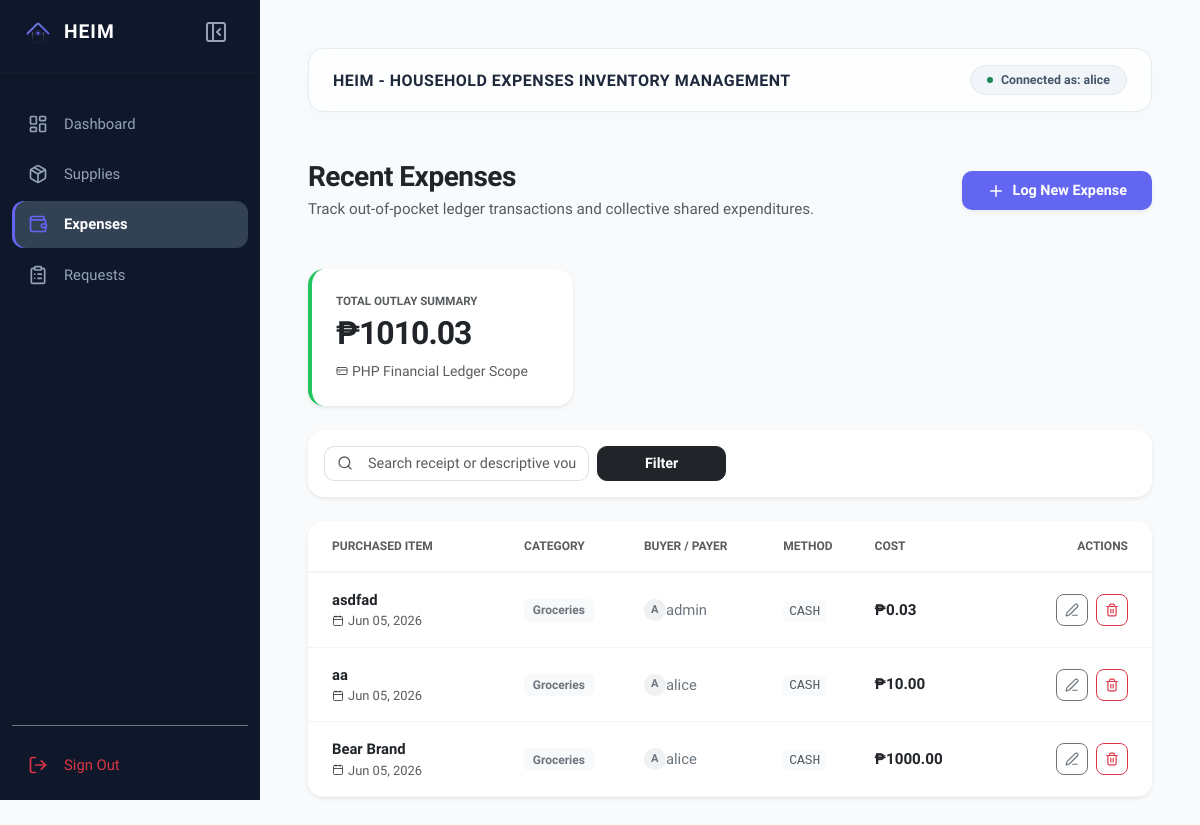
The app's page /expenses/ (signed in), older data.
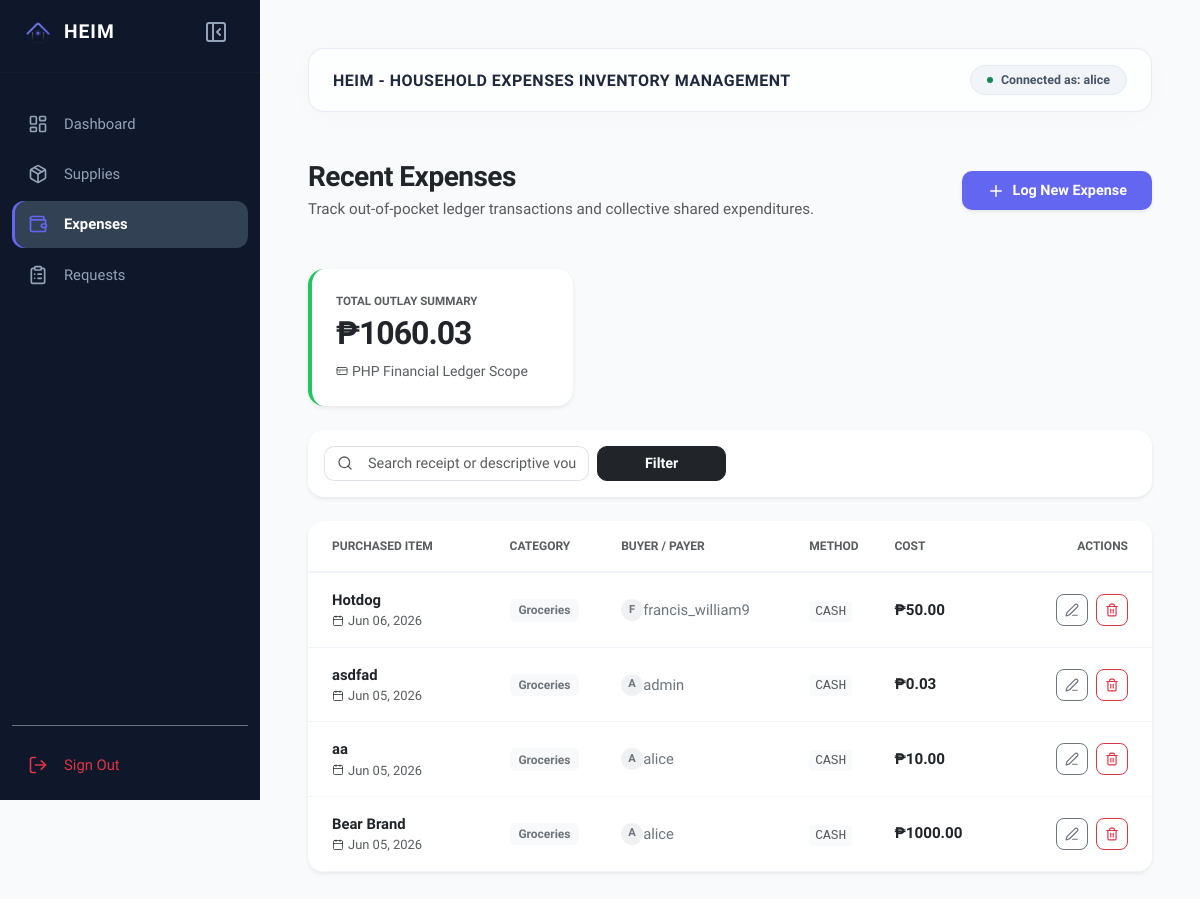
The same page, newer data.
### household/models.py (models this page shows, shortened)
class OutOfPocketTransaction(models.Model):
    CATEGORY_CHOICES = [
        ('Groceries', 'Groceries'),
        ('Medicines', 'Medicines & Medical'),
        ('Utilities', 'Utilities & Bills'),
        ('Maintenance', 'Home Maintenance'),
        ('Other', 'Other Household Misc'),
    ]
    METHOD_CHOICES = [
        ('Cash', 'Cash'),
        ('Credit Card', 'Credit Card'),
        ('Debit Card', 'Debit Card'),
        ('Digital Wallet', 'Digital Wallet / QR'),
    ]
    item_name = models.CharField(max_length=200)
    amount = models.DecimalField(max_digits=10, decimal_places=2)
    transaction_date = models.DateTimeField(auto_now_add=True)
    category = models.CharField(max_length=50, choices=CATEGORY_CHOICES, default='Groceries')
    payment_method = models.CharField(max_length=50, choices=METHOD_CHOICES, default='Cash')
    payer = models.ForeignKey(User, on_delete=models.CASCADE, related_name='expenses')

### household/views.py (the view)
# urls.py: path('expenses/', ExpenseListView.as_view(), name='expense-list'),
class ExpenseListView(LoginRequiredMixin, ListView):
    model = OutOfPocketTransaction
    template_name = 'expenses/expense_list.html'
    context_object_name = 'expenses'
    paginate_by = 5
    def get_queryset(self):
        queryset = super().get_queryset()
        query = self.request.GET.get('q')
        if query:
            queryset = queryset.filter(item_name__icontains=query)
        return queryset.order_by('-transaction_date')
    def get_context_data(self, **kwargs):
        context = super().get_context_data(**kwargs)
        filtered_qs = self.get_queryset()
        context['grand_total'] = filtered_qs.aggregate(Sum('amount'))['amount__sum'] or 0.00
        return context

### templates/expenses/expense_list.html (shortened to what this page needs)
{% extends 'base.html' %}
{% load static %}
{% block content %}
<div class="container-fluid px-0 animate-fade-in">
    <div class="d-flex flex-column flex-md-row justify-content-between align-items-start align-items-md-center gap-3 mb-5">
        <div>
            <h3 class="mb-1 fw-bold text-dark" style="letter-spacing: -0.5px;">Recent Expenses</h3>
            <p class="text-muted mb-0" style="font-size: 0.95rem;">Track out-of-pocket ledger transactions and collective shared expenditures.</p>
        </div>
        <a href="{% url 'expense-create' %}" class="btn text-white px-4 py-2 d-flex align-items-center gap-2 shadow-sm" style="background-color: var(--accent-color); border-radius: 10px; font-weight: 600; font-size: 0.9rem;">
            <i data-lucide="plus" style="width: 18px; height: 18px;"></i> Log New Expense
        </a>
    </div>
    <div class="row g-4 mb-4">
        <div class="col-12 col-md-6 col-lg-4">
            <div class="card border-0 p-4 shadow-sm" style="background: white; border-radius: 16px; border-left: 4px solid #22c55e !important;">
                <span class="text-muted small text-uppercase fw-bold tracking-wider" style="font-size: 0.725rem;">Total Outlay Summary</span>
                <h2 class="fw-bold my-1 text-dark" style="letter-spacing: -1px;">₱{{ grand_total|default:"0.00"|floatformat:2 }}</h2>
                <small class="text-muted d-flex align-items-center gap-1 mt-1">
                    <i data-lucide="credit-card" style="width: 12px; height: 12px;"></i> PHP Financial Ledger Scope
                </small>
            </div>
        </div>
    </div>
    <div class="card border-0 p-3 mb-4 shadow-sm header-node" style="background: white;">
        <form method="GET" action="" class="row g-2">
            <div class="col-12 col-md-5 col-lg-4">
                <div class="input-group">
                    <span class="input-group-text bg-transparent border-end-0 text-muted" style="border-radius: 10px 0 0 10px;">
                        <i data-lucide="search" style="width: 16px; height: 16px;"></i>
                    </span>
                    <input type="text" name="q" class="form-control border-start-0 ps-1" placeholder="Search receipt or descriptive vouchers..." value="{{ request.GET.q }}" style="border-radius: 0 10px 10px 0; font-size: 0.9rem;">
                </div>
            </div>
            <div class="col-12 col-md-2">
                <button class="btn btn-dark w-100 fw-semibold px-3" type="submit" style="border-radius: 10px; font-size: 0.9rem;">Filter</button>
            </div>
        </form>
    </div>
    <div class="card border-0 shadow-sm" style="background: white; border-radius: 16px; overflow: hidden;">
        <div class="table-responsive">
            <table class="table table-hover align-middle mb-0" style="font-size: 0.925rem;">
                <thead>
                    <tr style="border-bottom: 2px solid #f1f5f9;">
                        <th class="text-uppercase tracking-wider fw-bold text-muted py-3 px-4" style="font-size: 0.75rem;">Purchased Item</th>
                        <th class="text-uppercase tracking-wider fw-bold text-muted py-3" style="font-size: 0.75rem;">Category</th>
                        <th class="text-uppercase tracking-wider fw-bold text-muted py-3" style="font-size: 0.75rem;">Buyer / Payer</th>
                        <th class="text-uppercase tracking-wider fw-bold text-muted py-3" style="font-size: 0.75rem;">Method</th>
                        <th class="text-uppercase tracking-wider fw-bold text-muted py-3" style="font-size: 0.75rem;">Cost</th>
                        <th class="text-uppercase tracking-wider fw-bold text-muted py-3 text-end px-4" style="font-size: 0.75rem;">Actions</th>
                    </tr>
                </thead>
                <tbody>
                    {% for item in expenses %}
                    <tr style="border-bottom: 1px solid #f1f5f9;">
                        <td class="py-3 px-4">
                            <div>
                                <span class="fw-semibold text-dark d-block mb-0.5">{{ item.item_name }}</span>
                                <small class="text-muted d-flex align-items-center gap-1">
                                    <i data-lucide="calendar" style="width: 12px; height: 12px;"></i> {{ item.transaction_date|date:"M d, Y" }}
                                </small>
                            </div>
                        </td>
                        <td class="py-3">
                            <span class="badge bg-light text-secondary border border-light px-2.5 py-1.5 font-medium" style="font-size: 0.75rem; border-radius: 6px;">{{ item.category }}</span>
                        </td>
                        <td class="text-secondary py-3">
                            <div class="d-flex align-items-center gap-1.5">
                                <div class="rounded-circle bg-secondary bg-opacity-10 d-flex align-items-center justify-content-center text-secondary" style="width: 22px; height: 22px; font-size: 0.7rem; font-weight: 700;">
                                    {{ item.payer.username|slice:":1"|upper }}
                                </div>
                                <span>{{ item.payer.username }}</span>
                            </div>
                        </td>
                        <td class="py-3"><span class="small font-monospace text-muted text-uppercase" style="background: #f8fafc; padding: 3px 6px; border-radius: 4px;">{{ item.payment_method }}</span></td>
                        <td class="py-3 fw-bold text-dark" style="font-size: 0.95rem;">₱{{ item.amount }}</td>
                        <td class="text-end py-3 px-4">
                            <div class="d-inline-flex gap-2">
                                <a href="{% url 'expense-edit' item.pk %}" class="btn btn-sm btn-outline-secondary d-flex align-items-center justify-content-center" style="width: 32px; height: 32px; border-radius: 8px;">
                                    <i data-lucide="edit-3" style="width: 14px; height: 14px;"></i>
                                </a>
                                <a href="{% url 'expense-delete' item.pk %}" class="btn btn-sm btn-outline-danger d-flex align-items-center justify-content-center" style="width: 32px; height: 32px; border-radius: 8px;">
                                    <i data-lucide="trash-2" style="width: 14px; height: 14px;"></i>
                                </a>
                            </div>
                        </td>
                    </tr>
                    {% endfor %}
                </tbody>
            </table>
        </div>
    </div>
</div>
{% endblock %}

### templates/base.html (shortened to what this page needs)
{% load static %}
<!DOCTYPE html>
<html lang="en">
<head>
    <link href="https://cdn.jsdelivr.net/npm/bootstrap@5.3.2/dist/css/bootstrap.min.css" rel="stylesheet">
</head>
<body>
    <aside class="sidebar" id="appSidebar">
        <div class="sidebar-header-row">
            <div class="brand-wrapper">
                <img src="{% static '/images/heim_logo.png' %}" alt="Heim Logo" width="28" height="28" style="object-fit: contain;">
                <span class="brand-title">HEIM</span>
            </div>
            <button class="gemini-toggle-btn" id="sidebarToggle" title="Toggle Sidebar">
                <div class="icon-collapse">
                    <i data-lucide="panel-left-close"></i>
                </div>
            </button>
        </div>
        <hr style="border-color: rgba(255,255,255,0.08); margin: 8px 0 16px 0;">
        <div class="nav-container d-flex flex-column justify-content-between">
            <ul class="nav flex-column gap-1">
                {% if user.is_authenticated %}
                <li class="nav-item">
                    <a href="{% url 'home' %}" class="nav-link {% if request.path == '/' or 'home' in request.path %}active{% endif %}">
                        <i data-lucide="layout-dashboard"></i>
                        <span class="nav-label">Dashboard</span>
                    </a>
                </li>
                <li class="nav-item">
                    <a href="{% url 'inventory-list' %}" class="nav-link {% if 'inventory' in request.path %}active{% endif %}">
                        <i data-lucide="package"></i>
                        <span class="nav-label">Supplies</span>
                    </a>
                </li>
                <li class="nav-item">
                    <a href="{% url 'expense-list' %}" class="nav-link {% if 'expense' in request.path %}active{% endif %}">
                        <i data-lucide="wallet"></i>
                        <span class="nav-label">Expenses</span>
                    </a>
                </li>
                <li class="nav-item">
                    <a href="{% url 'request-list' %}" class="nav-link {% if 'request' in request.path %}active{% endif %}">
                        <i data-lucide="clipboard-list"></i>
                        <span class="nav-label">Requests</span>
                    </a>
                </li>
                {% endif %}
            </ul>
            {% if user.is_authenticated %}
            <ul class="nav flex-column mt-auto border-top border-secondary pt-3">
                <li class="nav-item">
                    <form method="post" action="{% url 'account_logout' %}" class="d-inline w-100">
                        <button type="submit" class="nav-link btn btn-link text-start w-100 border-0 bg-transparent text-danger shadow-none">
                            <i data-lucide="log-out" class="text-danger"></i>
                            <span class="nav-label text-danger">Sign Out</span>
                        </button>
                    </form>
                </li>
            </ul>
            {% endif %}
        </div>
    </aside>
    <main class="main-content p-4 p-md-5" id="mainWorkspace">
        <header class="header-node d-flex justify-content-between align-items-center p-3 px-4 mb-5">
            <h2 class="h6 mb-0 fw-bold text-dark text-uppercase" style="letter-spacing: 0.5px; color: #1e293b !important;">HEIM - Household Expenses Inventory Management</h2>
            {% if user.is_authenticated %}
            <span class="badge badge-admin rounded-pill px-3 py-2 d-flex align-items-center gap-2">
                <span class="d-inline-block bg-success rounded-circle" style="width: 6px; height: 6px;"></span>
                Connected as: {{ user.username }}
            </span>
            {% else %}
            <a href="{% url 'account_login' %}" class="btn btn-sm btn-primary rounded-pill px-4">
                Sign In with Google
            </a>
            {% endif %}
        </header>
        <div class="content-body animate-fade-in">
            {% block content %}
            {% endblock %}
        </div>
    </main>
</body>
</html>

### templates/base.html (style rules this page uses)
:root { --sidebar-expanded-width: 260px; --sidebar-collapsed-width: 76px; --bg-main: #f8fafc; --sidebar-bg: #0f172a; --sidebar-hover: #1e293b; --sidebar-active: #334155; --accent-color: #6366f1; --text-main: #334155; --text-muted: #94a3b8; --font-main: 'Plus Jakarta Sans', sans-serif; }
body { background-color: var(--bg-main); font-family: var(--font-main); color: var(--text-main); overflow-x: hidden; -webkit-font-smoothing: antialiased; }
.sidebar { width: var(--sidebar-expanded-width); height: 100vh; position: fixed; top: 0; left: 0; background-color: var(--sidebar-bg); color: white; z-index: 100; box-shadow: 1px 0 0 0 rgba(255, 255, 255, 0.05); transition: width 0.2s cubic-bezier(0.4, 0, 0.2, 1); overflow: hidden; display: flex; flex-direction: column; }
.main-content { margin-left: var(--sidebar-expanded-width); min-height: 100vh; transition: margin-left 0.2s cubic-bezier(0.4, 0, 0.2, 1); }
.sidebar-header-row { height: 64px; display: flex; align-items: center; padding: 0 24px; justify-content: space-between; }
.gemini-toggle-btn { background: transparent; border: none; color: var(--text-muted); width: 40px; height: 40px; border-radius: 50%; display: flex; align-items: center; justify-content: center; transition: all 0.2s ease; cursor: pointer; }
.icon-collapse { display: block; }
.brand-wrapper { display: flex; align-items: center; gap: 12px; transition: opacity 0.1s ease; }
.brand-title { font-weight: 700; letter-spacing: 1px; font-size: 1.2rem; color: #fff !important; }
.nav-container { padding: 12px; flex-grow: 1; }
.sidebar .nav-link { color: var(--text-muted); font-weight: 500; padding: 12px 16px; display: flex; align-items: center; gap: 16px; transition: all 0.15s ease; font-size: 0.925rem; border-radius: 12px; white-space: nowrap; }
.sidebar .nav-link svg { width: 20px; height: 20px; flex-shrink: 0; }
.nav-label { transition: opacity 0.1s ease; opacity: 1; }
.sidebar .nav-link.active { color: white; background-color: var(--sidebar-active); font-weight: 600; box-shadow: inset 3px 0 0 0 var(--accent-color); }
.sidebar .nav-link.active svg { color: var(--accent-color); }
.header-node { background: rgba(255, 255, 255, 0.75); backdrop-filter: blur(12px); -webkit-backdrop-filter: blur(12px); border-radius: 16px; border: 1px solid rgba(226, 232, 240, 0.8); box-shadow: 0 4px 30px rgba(0, 0, 0, 0.02); }
.badge-admin { background-color: #f1f5f9; color: #475569; font-weight: 600; font-size: 0.775rem; border: 1px solid #e2e8f0; }
.animate-fade-in { animation: fadeIn 0.4s cubic-bezier(0.4, 0, 0.2, 1); }

Row changes from the older to the newer data that the page shows:
added OutOfPocketTransaction: item_name "Hotdog", transaction_date "Jun 06, 2026", category "Groceries", payer.username "F", payer.username "francis_william9", payment_method "CASH", amount "50.00"
Text that changed along with them:
{{ grand_total|default:"0.00"|floatformat:2 }}: "1010.03" → "1060.03"
